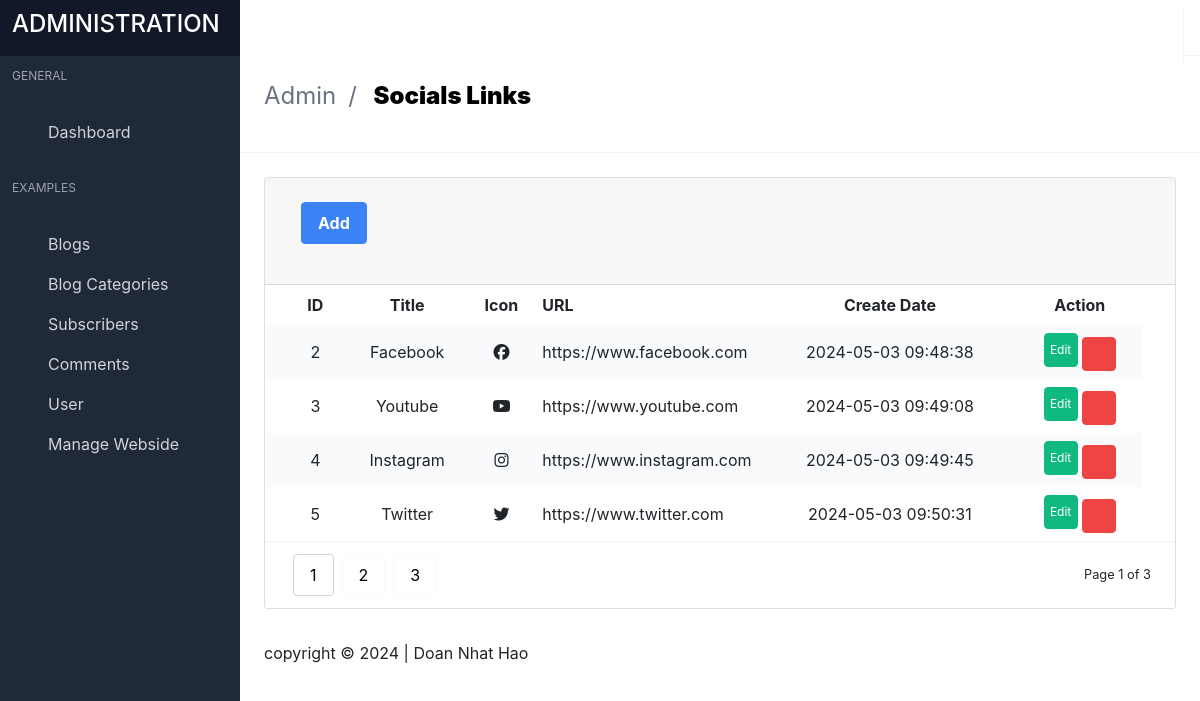
/admin/index.php?page=socials (signed in), run on the app's committed database.
### tables this page shows
CREATE TABLE `socials` (
  `id` int(11) NOT NULL,
  `title` varchar(100) NOT NULL,
  `url` varchar(100) NOT NULL,
  `icon` varchar(100) NOT NULL,
  `created_at` datetime NOT NULL DEFAULT current_timestamp(),
  `updated_at` datetime NOT NULL DEFAULT current_timestamp()
);

CREATE TABLE `settings` (
  `id` int(11) NOT NULL,
  `site_name` varchar(100) NOT NULL,
  `site_logo` varchar(100) NOT NULL,
  `site_favicon` varchar(100) NOT NULL,
  `site_map` text NOT NULL,
  `site_timezone` varchar(100) NOT NULL,
  `site_footer` varchar(100) NOT NULL,
  `contact_phone` varchar(100) NOT NULL,
  `contact_address` varchar(100) NOT NULL,
  `contact_email` varchar(100) NOT NULL,
  `created_at` datetime NOT NULL DEFAULT current_timestamp(),
  `updated_at` datetime NOT NULL DEFAULT current_timestamp()
);

### admin/database/socials.php (called while the page is built, shortened)
<?php
class socials{
	private $table = "socials";
	private $conn;
	public function __construct($db){
		$this->conn = $db;
	}
	public function readAll(){
		$sql = "SELECT * FROM $this->table";
		$stmt = $this->conn->prepare($sql);
		$stmt->execute();
		return $stmt;
	}
}
?>

### admin/database/settings.php (called while the page is built, shortened)
<?php
class settings
{
    private $table = "settings";
    private $conn;
    public $id;
    public function __construct($db)
    {
        $this->conn = $db;
    }
    public function read()
    {
        $sql = "SELECT * FROM $this->table WHERE id = :get_id";
        $stmt = $this->conn->prepare($sql);
        $stmt->bindParam(":get_id", $this->id);
        $stmt->execute();
        if ($stmt->rowCount() > 0) {
            $row = $stmt->fetch();
            $this->site_footer = $row['site_footer'];
        }
    }
}

### admin/includes/socials.php (the view, shortened to what this page needs)
<?php
$socials = new socials($db);
$stmt_socials = $socials->readAll();
?>
<section class="is-title-bar">
  <div class="flex flex-col md:flex-row items-center justify-between space-y-6 md:space-y-0">
    <ul>
      <li>Admin</li>
      <li>Socials Links</li>
    </ul>
  </div>
</section>
<section class="section main-section">
  <div class="card has-table">
    <header class="card-header">
      <p class="card-header-title">
        <a class="button medium blue --jb-modal" href="index.php?page=socials_add">Add</a>
      </p>
      <a href="#" class="card-header-icon">
        <span class="icon"><i class="mdi mdi-reload"></i></span>
      </a>
    </header>
    <div class="card-content">
      <table>
        <thead>
          <tr>
            <th class="image-cell"></th>
            <th style="text-align: center;">ID</th>
            <th style="text-align: center;">Title</th>
            <th style="text-align: center;">Icon</th>
            <th style="text-align: left;">URL</th>
            <th style="text-align: center;">Create Date</th>
            <th style="text-align: center;">Action</th>
            <th></th>
          </tr>
        </thead>
        <tbody>
          <?php
          while ($rows = $stmt_socials->fetch()) {
          ?>
            <tr>
              <td class="image-cell"></td>
              <td style="text-align: center;"><?php echo $rows['id'] ?></td>
              <td style="text-align: center;"><?php echo $rows['title'] ?></td>
              <td style="text-align: center;" class="checkbox-cell">
                <?php echo $rows['icon'] ?>
              </td>
              <td style="text-align: left;" class="checkbox-cell">
                <?php echo $rows['url'] ?>
              </td>
              <td style="text-align: center;"><?php echo $rows['created_at'] ?></td>
              <td style="text-align: center;">
                <a href="index.php?page=socials_edit&id=<?php echo $rows['id'] ?>" class="button small green --jb-modal" data-target="sample-modal-2" type="button">
                  <span class="icon">Edit</i></span>
                </a>
                <a href="index.php?page=socials&id=<?php echo $rows['id'] ?>" class="button small red --jb-modal" data-target="sample-modal" type="button">
                  <span class="icon"><i class="mdi mdi-trash-can"></i></span>
                </a>
              </td>
            </tr>
          <?php
          }
          ?>
        </tbody>
      </table>
      <div class="table-pagination">
        <div class="flex items-center justify-between">
          <div class="buttons">
            <button type="button" class="button active">1</button>
            <button type="button" class="button">2</button>
            <button type="button" class="button">3</button>
          </div>
          <small>Page 1 of 3</small>
        </div>
      </div>
    </div>
  </div>
</section>

### admin/index.php (shortened to what this page needs)
<?php
include "database/socials.php";
include "database/terms.php";
include "database/settings.php";
include "helper/help_function.php";
$database = new database();
$db = $database->connect();
$settings = new settings($db);
$settings->id = 1;
$settings->read();
$page = isset($_GET["page"]) ? ($_GET["page"]) : 'dashboard';
?>
<!DOCTYPE html>
<html lang="en" class="">
<head>
  <link rel="stylesheet" href="css/main.css?v=1628755089081">
  <link rel="stylesheet" href="https://stackpath.bootstrapcdn.com/bootstrap/4.4.1/css/bootstrap.min.css">
  <link href="https://cdn.jsdelivr.net/npm/summernote@0.8.18/dist/summernote-bs4.min.css" rel="stylesheet">
</head>
<body>
  <div id="app">
    <?php
    include "includes/header.php";
    ?>
    <?php
    include "includes/sidebar.php";
    ?>
    <?php
    if ($page == 'dashboard') {
      include 'includes/dashboard.php';
    } else if ($page == 'blogcategories') {
      include "includes/blogcategories.php";
    } else if ($page == 'blogcategories_add') {
      include "includes/blogcategories_add.php";
    } else if ($page == 'blogcategories_edit') {
      include "includes/blogcategories_edit.php";
    }
    else if ($page == 'blogs') {
      include "includes/blogs.php";
    } else if ($page == 'blogs_add') {
      include "includes/blogs_add.php";
    } else if ($page == 'blogs_edit') {
      include "includes/blogs_edit.php";
    }
    else if ($page == 'sliders') {
      include "includes/sliders.php";
    } else if ($page == 'sliders_add') {
      include "includes/sliders_add.php";
    } else if ($page == 'sliders_edit') {
      include "includes/sliders_edit.php";
    }
    else if ($page == 'socials') {
      include "includes/socials.php";
    } else if ($page == 'socials_add') {
      include "includes/socials_add.php";
    } else if ($page == 'socials_edit') {
      include "includes/socials_edit.php";
    }
    ?>
    <footer class="footer">
      <div class="flex flex-col md:flex-row items-center justify-between space-y-3 md:space-y-0">
        <div class="flex items-center justify-start space-x-3">
          <?php echo $settings->site_footer  ?>
        </div>
      </div>
    </footer>
  </div>
  <link rel="stylesheet" href="https://cdn.materialdesignicons.com/4.9.95/css/materialdesignicons.min.css">
</body>
</html>

### data on the page
socials: id "2", title "Facebook", url "https://www.facebook.com", created_at "2024-05-03 09:48:38"
socials: id "3", title "Youtube", url "https://www.youtube.com", created_at "2024-05-03 09:49:08"
socials: id "4", title "Instagram", url "https://www.instagram.com", created_at "2024-05-03 09:49:45"
socials: id "5", title "Twitter", url "https://www.twitter.com", created_at "2024-05-03 09:50:31"
settings: site_footer "copyright © 2024 | Doan Nhat Hao"
